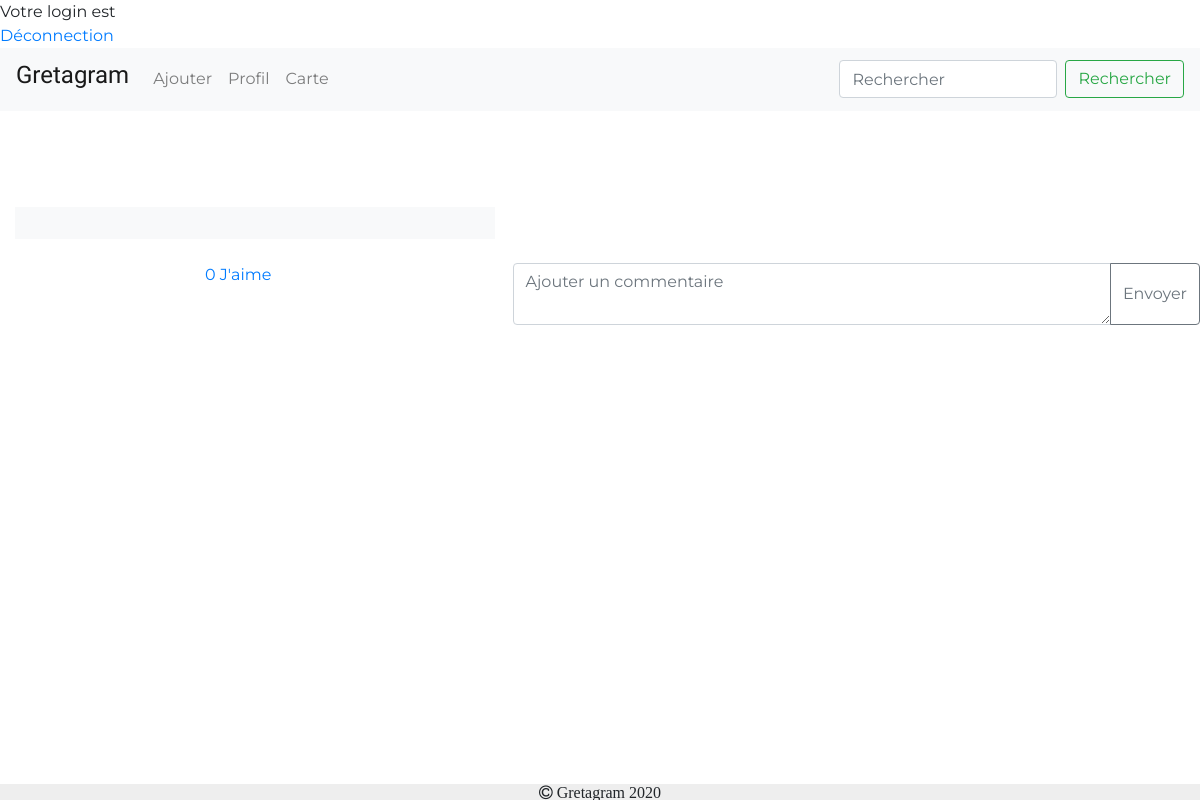
The app's page /Gretagram/post.php?post=uploads/5e9b71b7a85c9TEEEST.jpg (signed in), older data.
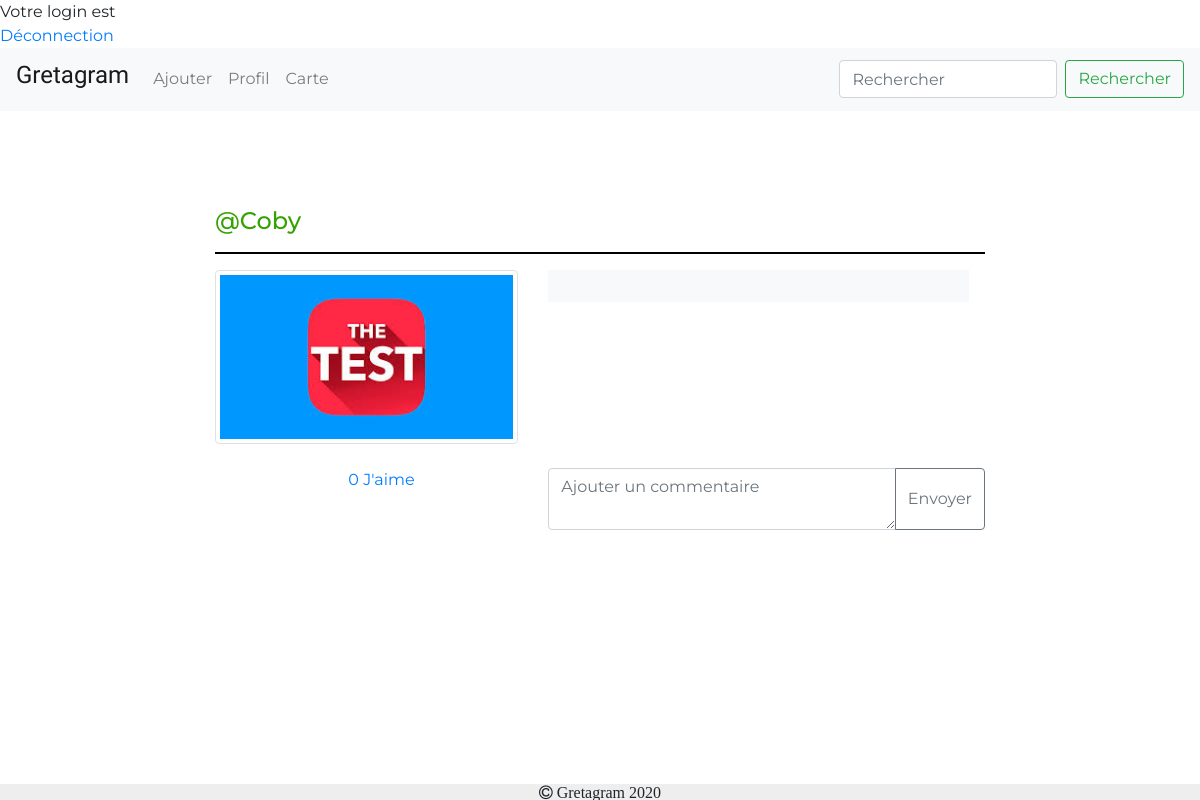
The same page, newer data.
### tables this page shows
CREATE TABLE IF NOT EXISTS `publication` (
  `id` int(11) NOT NULL AUTO_INCREMENT,
  `nblike` int(100) DEFAULT '0',
  `titre` varchar(100) DEFAULT NULL,
  `description` varchar(100) DEFAULT NULL,
  `user` varchar(100) NOT NULL,
  `photo` varchar(100) DEFAULT NULL,
  `datepubli` datetime NOT NULL DEFAULT CURRENT_TIMESTAMP,
  PRIMARY KEY (`id`)
);

### Gretagram/post.php (the view, shortened to what this page needs)
<?php
if (isset($_SESSION['login']) && isset($_SESSION['mdp'])) {
	echo '<html>';
	echo '<head>';
	echo '</head>';
	echo '<body>';
    echo 'Votre login est '.$_SESSION['login'];
	echo '<br />';
	echo '<a href="deconnexion.php">Déconnection</a>';
}
else {
    header ('location: login.php?message=erreur');
}
?>
<!DOCTYPE html>
<html>
<head>
    <link href="https://stackpath.bootstrapcdn.com/font-awesome/4.7.0/css/font-awesome.min.css" rel="stylesheet">
    <link rel="stylesheet" href="https://stackpath.bootstrapcdn.com/bootstrap/4.4.1/css/bootstrap.min.css">
    <link rel="stylesheet" href="css/style.css">
    <?php
    include("include/connect.inc.php");
    ?>
</head>
<body>
    <nav class="navbar navbar-expand-lg navbar-light bg-light">
        <a class="navbar-brand" href="index.php">
           <div class="styleLogo"><h4>Gretagram</h4></div></a>
        <div class="collapse navbar-collapse" id="navbarToggler">
            <ul class="navbar-nav mr-auto mt-2 mt-lg-0">
                <li class="nav-item">
                    <a class="nav-link" href="ajouter.php">Ajouter</a>
                </li>
                <li class="nav-item">
                    <a class="nav-link" href="profil.php">Profil</a>
                </li>
                <li class="nav-item">
                    <a class="nav-link" href="carte.php">Carte</a>
                </li>
            </ul>
            <form class="form-inline my-2 my-lg-0">
                <input class="form-control mr-sm-2" type="search" placeholder="Rechercher">
                <button class="btn btn-outline-success my-2 my-sm-0" type="submit">Rechercher</button>
            </form>
        </div>
    </nav>
    <br>
    <br>
    <br>
    <br>
    <?php
    $param = $_GET['post'];
    $requetePost = "Select * FROM publication where photo = " . "'" . $param . "'" . ";";
    $prequetePost = $conn->prepare($requetePost);
    $prequetePost->execute();
    while ($dataPost = $prequetePost->fetch()) {
        $id = $dataPost['id'];
        $photo = $dataPost['photo'];
        $nom = $dataPost['user'];
        echo '
    <div class="container-fluid">
        <div class="row">
            <div class="col-md-2"></div>
            <div class="col-md-8">
               <h4><a href="profil.php?nom=' . $nom . '" style="color:#34A200">@' . $nom . '</a></h4>
                <hr style="width: 100%; color: black; height: 1px; background-color:black;">
                <div class="row">
                    <div class="col-md-5">
                        <img src=' . $photo . ' alt="arbre" class=" img-thumbnail responsive">
                    </div>
';
    }
    ?>
    <div class="col-md-7">
       <div class="overflow-auto p-3 mb-3 mb-md-0 mr-md-3 bg-light" style="max-width: 480px; max-height: 400px;">
        </div>
    </div>
    </div>
    <br>
    <div class="row">
        <div class="col-md-2"></div>
        <div class="col-md-2">
            <?php
                $like = $conn->prepare('SELECT id FROM jaime WHERE id_article= ?');
                $like->execute(array($id));
                $likes = $like->rowCount();
            ?>
            <a href="script/like.php?id=<?php echo $id; ?>"><?php echo $likes ?> J'aime</a>
        </div>
        <div class="col-md-1"></div>
        <div class="col-md-7">
            <form method="post" enctype="multipart/form-data">
                <div class="input-group mb-3">
                    <textarea name="newComm" class="form-control" placeholder="Ajouter un commentaire" aria-label="Recipient'."'".' s username" aria-describedby="basic-addon2"></textarea>
                    <div class="input-group-append">
                        <input type="submit" class="btn btn-outline-secondary" name="submit_commentaire" value="Envoyer">
                    </div>
                </div>
            </form>
        </div>
    </div>
    </div>
    </div>
    <br>
    <footer class="containe-fluid footer">
        <i class="fa fa-copyright"> Gretagram 2020</i>
    </footer>
</body>
</html>

### Gretagram/css/style.css (style rules this page uses)
body, html { padding: 0; margin: 0; }
body { font-family: 'Montserrat', sans-serif; }
.footer { position: fixed; left: 0; bottom: 0; width: 100%; background-color: #EEEEEE; text-align: center; }
.responsive { width: 100%; height: auto; }
.styleLogo { font-family: 'Oleo Script', cursive; }

Row changes from the older to the newer data that the page shows:
added publication: user "Coby", photo (picture)
